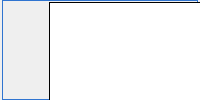
     <widget class="QWidget" name="tempPreview">
      <layout class="QVBoxLayout" name="verticalLayout_11">
       <property name="spacing">
        <number>0</number>
       </property>
       <property name="leftMargin">
        <number>0</number>
       </property>
       <property name="topMargin">
        <number>0</number>
       </property>
       <property name="rightMargin">
        <number>0</number>
       </property>
       <property name="bottomMargin">
        <number>0</number>
       </property>
       <item>
        <widget class="QFrame" name="frameSet">
         <property name="styleSheet">
          <string notr="true">QFrame#frameSet{
border: 1px solid #2f74d0;
margin-left: 2px;
margin-right: 2px;
}</string>
         </property>
         <property name="frameShape">
          <enum>QFrame::Box</enum>
         </property>
         <property name="frameShadow">
          <enum>QFrame::Plain</enum>
         </property>
         <widget class="QWidget" name="layoutWidget">
          <property name="geometry">
           <rect>
            <x>11</x>
            <y>2</y>
            <width>331</width>
            <height>291</height>
           </rect>
          </property>
          <layout class="QHBoxLayout" name="horizontalLayout_6">
           <item>
            <layout class="QVBoxLayout" name="verticalLayout_10">
             <property name="spacing">
              <number>2</number>
             </property>
             <property name="topMargin">
              <number>2</number>
             </property>
             <item>
              <widget class="QPushButton" name="buttonStageUp">
               <property name="enabled">
                <bool>false</bool>
               </property>
               <property name="minimumSize">
                <size>
                 <width>0</width>
                 <height>40</height>
                </size>
               </property>
               <property name="maximumSize">
                <size>
                 <width>40</width>
                 <height>40</height>
                </size>
               </property>
               <property name="focusPolicy">
                <enum>Qt::NoFocus</enum>
               </property>
               <property name="styleSheet">
                <string notr="true">border: 0px;</string>
               </property>
               <property name="text">
                <string/>
               </property>
               <property name="icon">
                <iconset resource="../armui_rcs.qrc">
                 <normaloff>:/png/moveup</normaloff>:/png/moveup</iconset>
               </property>
               <property name="iconSize">
                <size>
                 <width>38</width>
                 <height>38</height>
                </size>
               </property>
              </widget>
             </item>
             <item>
              <widget class="QPushButton" name="buttonStageAdd">
               <property name="minimumSize">
                <size>
                 <width>0</width>
                 <height>40</height>
                </size>
               </property>
               <property name="maximumSize">
                <size>
                 <width>40</width>
                 <height>40</height>
                </size>
               </property>
               <property name="focusPolicy">
                <enum>Qt::NoFocus</enum>
               </property>
               <property name="styleSheet">
                <string notr="true">border: 0px;</string>
               </property>
               <property name="text">
                <string/>
               </property>
               <property name="icon">
                <iconset resource="../armui_rcs.qrc">
                 <normaloff>:/png/plus</normaloff>:/png/plus</iconset>
               </property>
               <property name="iconSize">
                <size>
                 <width>38</width>
                 <height>38</height>
                </size>
               </property>
              </widget>
             </item>
             <item>
              <widget class="QPushButton" name="buttonStageReduce">
               <property name="enabled">
                <bool>false</bool>
               </property>
               <property name="minimumSize">
                <size>
                 <width>0</width>
                 <height>40</height>
                </size>
               </property>
               <property name="maximumSize">
                <size>
                 <width>40</width>
                 <height>40</height>
                </size>
               </property>
               <property name="focusPolicy">
                <enum>Qt::NoFocus</enum>
               </property>
               <property name="styleSheet">
                <string notr="true">border: 0px;</string>
               </property>
               <property name="text">
                <string/>
               </property>
               <property name="icon">
                <iconset resource="../armui_rcs.qrc">
                 <normaloff>:/png/minus</normaloff>:/png/minus</iconset>
               </property>
               <property name="iconSize">
                <size>
                 <width>38</width>
                 <height>38</height>
                </size>
               </property>
              </widget>
             </item>
             <item>
              <widget class="QPushButton" name="buttonStageDown">
               <property name="enabled">
                <bool>false</bool>
               </property>
               <property name="minimumSize">
                <size>
                 <width>0</width>
                 <height>40</height>
                </size>
               </property>
               <property name="maximumSize">
                <size>
                 <width>40</width>
                 <height>40</height>
                </size>
               </property>
               <property name="focusPolicy">
                <enum>Qt::NoFocus</enum>
               </property>
               <property name="styleSheet">
                <string notr="true">border: 0px;</string>
               </property>
               <property name="text">
                <string/>
               </property>
               <property name="icon">
                <iconset resource="../armui_rcs.qrc">
                 <normaloff>:/png/movedown</normaloff>:/png/movedown</iconset>
               </property>
               <property name="iconSize">
                <size>
                 <width>38</width>
                 <height>38</height>
                </size>
               </property>
              </widget>
             </item>
            </layout>
           </item>
           <item>
            <widget class="QTableView" name="tableViewStage">
             <property name="font">
              <font>
               <family>文泉驿等宽微米黑</family>
               <pointsize>11</pointsize>
              </font>
             </property>
             <property name="styleSheet">
              <string notr="true"/>
             </property>
             <property name="frameShape">
              <enum>QFrame::Box</enum>
             </property>
             <property name="frameShadow">
              <enum>QFrame::Plain</enum>
             </property>
             <property name="verticalScrollBarPolicy">
              <enum>Qt::ScrollBarAlwaysOff</enum>
             </property>
             <property name="horizontalScrollBarPolicy">
              <enum>Qt::ScrollBarAlwaysOff</enum>
             </property>
             <property name="editTriggers">
              <set>QAbstractItemView::NoEditTriggers</set>
             </property>
             <property name="selectionMode">
              <enum>QAbstractItemView::SingleSelection</enum>
             </property>
             <property name="selectionBehavior">
              <enum>QAbstractItemView::SelectRows</enum>
             </property>
             <attribute name="horizontalHeaderStretchLastSection">
              <bool>false</bool>
             </attribute>
            </widget>
           </item>
          </layout>
         </widget>
         <widget class="QWidget" name="layoutWidget">
          <property name="geometry">
           <rect>
            <x>344</x>
            <y>2</y>
            <width>421</width>
            <height>291</height>
           </rect>
          </property>
          <layout class="QHBoxLayout" name="horizontalLayout_4">
           <item>
            <layout class="QVBoxLayout" name="verticalLayout">
             <item>
              <widget class="QPushButton" name="buttonStepUp">
               <property name="enabled">
                <bool>false</bool>
               </property>
               <property name="minimumSize">
                <size>
                 <width>0</width>
                 <height>40</height>
                </size>
               </property>
               <property name="maximumSize">
                <size>
                 <width>40</width>
                 <height>40</height>
                </size>
               </property>
               <property name="focusPolicy">
                <enum>Qt::NoFocus</enum>
               </property>
               <property name="styleSheet">
                <string notr="true">border: 0px;</string>
               </property>
               <property name="text">
                <string/>
               </property>
               <property name="icon">
                <iconset resource="../armui_rcs.qrc">
                 <normaloff>:/png/moveup</normaloff>:/png/moveup</iconset>
               </property>
               <property name="iconSize">
                <size>
                 <width>38</width>
                 <height>38</height>
                </size>
               </property>
              </widget>
             </item>
             <item>
              <widget class="QPushButton" name="buttonStepAdd">
               <property name="enabled">
                <bool>false</bool>
               </property>
               <property name="minimumSize">
                <size>
                 <width>0</width>
                 <height>40</height>
                </size>
               </property>
               <property name="maximumSize">
                <size>
                 <width>40</width>
                 <height>40</height>
                </size>
               </property>
               <property name="focusPolicy">
                <enum>Qt::NoFocus</enum>
               </property>
               <property name="styleSheet">
                <string notr="true">border: 0px;</string>
               </property>
               <property name="text">
                <string/>
               </property>
               <property name="icon">
                <iconset resource="../armui_rcs.qrc">
                 <normaloff>:/png/plus</normaloff>:/png/plus</iconset>
               </property>
               <property name="iconSize">
                <size>
                 <width>38</width>
                 <height>38</height>
                </size>
               </property>
              </widget>
             </item>
             <item>
              <widget class="QPushButton" name="buttonStepReduce">
               <property name="enabled">
                <bool>false</bool>
               </property>
               <property name="minimumSize">
                <size>
                 <width>0</width>
                 <height>40</height>
                </size>
               </property>
               <property name="maximumSize">
                <size>
                 <width>40</width>
                 <height>40</height>
                </size>
               </property>
               <property name="focusPolicy">
                <enum>Qt::NoFocus</enum>
               </property>
               <property name="styleSheet">
                <string notr="true">border: 0px;</string>
               </property>
               <property name="text">
                <string/>
               </property>
               <property name="icon">
                <iconset resource="../armui_rcs.qrc">
                 <normaloff>:/png/minus</normaloff>:/png/minus</iconset>
               </property>
               <property name="iconSize">
                <size>
                 <width>38</width>
                 <height>38</height>
                </size>
               </property>
              </widget>
             </item>
             <item>
              <widget class="QPushButton" name="buttonStepDown">
               <property name="enabled">
                <bool>false</bool>
               </property>
               <property name="minimumSize">
                <size>
                 <width>0</width>
                 <height>40</height>
                </size>
               </property>
               <property name="maximumSize">
                <size>
                 <width>40</width>
                 <height>40</height>
                </size>
               </property>
               <property name="focusPolicy">
                <enum>Qt::NoFocus</enum>
               </property>
               <property name="styleSheet">
                <string notr="true">border: 0px;</string>
               </property>
               <property name="text">
                <string/>
               </property>
               <property name="icon">
                <iconset resource="../armui_rcs.qrc">
                 <normaloff>:/png/movedown</normaloff>:/png/movedown</iconset>
               </property>
               <property name="iconSize">
                <size>
                 <width>38</width>
                 <height>38</height>
                </size>
               </property>
              </widget>
             </item>
            </layout>
           </item>
           <item>
            <widget class="QTableView" name="tableViewStep">
             <property name="font">
              <font>
               <family>文泉驿等宽微米黑</family>
               <pointsize>11</pointsize>
              </font>
             </property>
             <property name="frameShape">
              <enum>QFrame::Box</enum>
             </property>
             <property name="frameShadow">
              <enum>QFrame::Plain</enum>
             </property>
             <property name="verticalScrollBarPolicy">
              <enum>Qt::ScrollBarAlwaysOff</enum>
             </property>
             <property name="horizontalScrollBarPolicy">
              <enum>Qt::ScrollBarAlwaysOff</enum>
             </property>
             <property name="editTriggers">
              <set>QAbstractItemView::NoEditTriggers</set>
             </property>
             <property name="selectionMode">
              <enum>QAbstractItemView::SingleSelection</enum>
             </property>
             <property name="selectionBehavior">
              <enum>QAbstractItemView::SelectRows</enum>
             </property>
             <attribute name="horizontalHeaderStretchLastSection">
              <bool>false</bool>
             </attribute>
            </widget>
           </item>
          </layout>
         </widget>
        </widget>
       </item>
      </layout>
     </widget>
